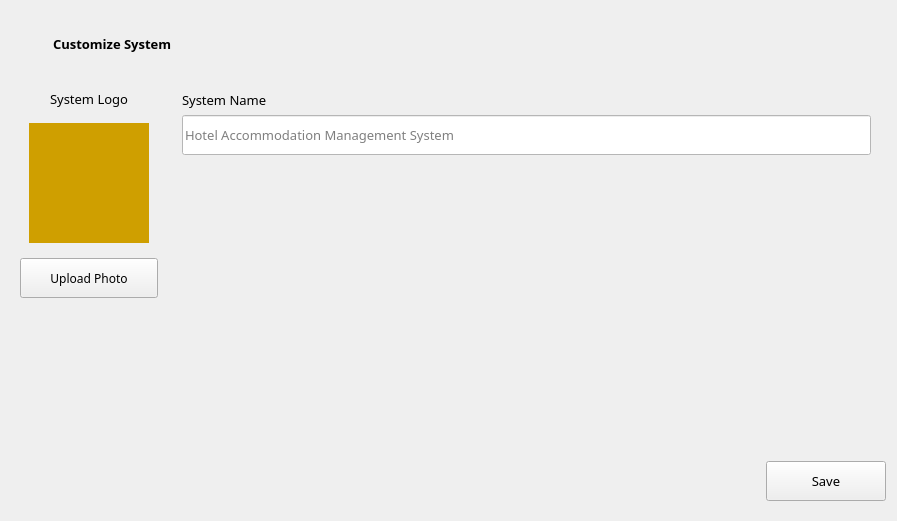
                <widget class="QWidget" name="tab_2">
                 <attribute name="title">
                  <string>System</string>
                 </attribute>
                 <layout class="QGridLayout" name="gridLayout_20">
                  <item row="2" column="0">
                   <widget class="QWidget" name="widget_40" native="true">
                    <layout class="QVBoxLayout" name="verticalLayout_34">
                     <property name="spacing">
                      <number>0</number>
                     </property>
                     <property name="leftMargin">
                      <number>0</number>
                     </property>
                     <property name="topMargin">
                      <number>0</number>
                     </property>
                     <property name="rightMargin">
                      <number>0</number>
                     </property>
                     <property name="bottomMargin">
                      <number>0</number>
                     </property>
                     <item>
                      <widget class="QWidget" name="widget_32" native="true">
                       <layout class="QHBoxLayout" name="horizontalLayout_25">
                        <item>
                         <widget class="QWidget" name="widget_34" native="true">
                          <layout class="QVBoxLayout" name="verticalLayout_33">
                           <property name="leftMargin">
                            <number>0</number>
                           </property>
                           <item alignment="Qt::AlignHCenter">
                            <widget class="QLabel" name="label_50">
                             <property name="font">
                              <font>
                               <family>Century Gothic</family>
                               <pointsize>10</pointsize>
                              </font>
                             </property>
                             <property name="text">
                              <string>System Logo</string>
                             </property>
                            </widget>
                           </item>
                           <item>
                            <widget class="QWidget" name="widget_33" native="true">
                             <layout class="QGridLayout" name="gridLayout_22">
                              <item row="0" column="0">
                               <widget class="QLabel" name="label_27">
                                <property name="minimumSize">
                                 <size>
                                  <width>120</width>
                                  <height>120</height>
                                 </size>
                                </property>
                                <property name="styleSheet">
                                 <string notr="true">background-color: rgb(207, 159, 0);</string>
                                </property>
                                <property name="text">
                                 <string/>
                                </property>
                               </widget>
                              </item>
                             </layout>
                            </widget>
                           </item>
                           <item>
                            <widget class="QPushButton" name="pushButton_12">
                             <property name="minimumSize">
                              <size>
                               <width>120</width>
                               <height>40</height>
                              </size>
                             </property>
                             <property name="font">
                              <font>
                               <family>Century Gothic</family>
                              </font>
                             </property>
                             <property name="text">
                              <string>Upload Photo</string>
                             </property>
                            </widget>
                           </item>
                          </layout>
                         </widget>
                        </item>
                        <item>
                         <widget class="QWidget" name="widget_41" native="true">
                          <layout class="QGridLayout" name="gridLayout_43">
                           <property name="topMargin">
                            <number>10</number>
                           </property>
                           <property name="rightMargin">
                            <number>0</number>
                           </property>
                           <item row="0" column="0">
                            <widget class="QLabel" name="label_51">
                             <property name="font">
                              <font>
                               <family>Century Gothic</family>
                               <pointsize>10</pointsize>
                               <weight>50</weight>
                               <bold>false</bold>
                              </font>
                             </property>
                             <property name="text">
                              <string>System Name</string>
                             </property>
                            </widget>
                           </item>
                           <item row="2" column="0" colspan="2">
                            <spacer name="horizontalSpacer_26">
                             <property name="orientation">
                              <enum>Qt::Horizontal</enum>
                             </property>
                             <property name="sizeHint" stdset="0">
                              <size>
                               <width>695</width>
                               <height>20</height>
                              </size>
                             </property>
                            </spacer>
                           </item>
                           <item row="3" column="0">
                            <spacer name="verticalSpacer_5">
                             <property name="orientation">
                              <enum>Qt::Vertical</enum>
                             </property>
                             <property name="sizeHint" stdset="0">
                              <size>
                               <width>20</width>
                               <height>40</height>
                              </size>
                             </property>
                            </spacer>
                           </item>
                           <item row="1" column="0">
                            <widget class="QLineEdit" name="lineEdit_15">
                             <property name="minimumSize">
                              <size>
                               <width>0</width>
                               <height>40</height>
                              </size>
                             </property>
                             <property name="font">
                              <font>
                               <family>Century Gothic</family>
                               <pointsize>10</pointsize>
                              </font>
                             </property>
                             <property name="styleSheet">
                              <string notr="true">background-color: rgb(255, 255, 255);</string>
                             </property>
                             <property name="placeholderText">
                              <string>Hotel Accommodation Management System</string>
                             </property>
                            </widget>
                           </item>
                          </layout>
                         </widget>
                        </item>
                       </layout>
                      </widget>
                     </item>
                     <item>
                      <widget class="QWidget" name="widget_46" native="true">
                       <layout class="QGridLayout" name="gridLayout_47">
                        <property name="leftMargin">
                         <number>0</number>
                        </property>
                        <property name="rightMargin">
                         <number>0</number>
                        </property>
                        <item row="1" column="0">
                         <spacer name="horizontalSpacer_27">
                          <property name="orientation">
                           <enum>Qt::Horizontal</enum>
                          </property>
                          <property name="sizeHint" stdset="0">
                           <size>
                            <width>40</width>
                            <height>20</height>
                           </size>
                          </property>
                         </spacer>
                        </item>
                        <item row="0" column="1">
                         <spacer name="verticalSpacer_4">
                          <property name="orientation">
                           <enum>Qt::Vertical</enum>
                          </property>
                          <property name="sizeHint" stdset="0">
                           <size>
                            <width>20</width>
                            <height>136</height>
                           </size>
                          </property>
                         </spacer>
                        </item>
                        <item row="1" column="1">
                         <widget class="QPushButton" name="pushButton_13">
                          <property name="minimumSize">
                           <size>
                            <width>120</width>
                            <height>40</height>
                           </size>
                          </property>
                          <property name="font">
                           <font>
                            <family>Century Gothic</family>
                            <pointsize>10</pointsize>
                           </font>
                          </property>
                          <property name="text">
                           <string>Save</string>
                          </property>
                         </widget>
                        </item>
                       </layout>
                      </widget>
                     </item>
                    </layout>
                   </widget>
                  </item>
                  <item row="0" column="0">
                   <spacer name="verticalSpacer_8">
                    <property name="orientation">
                     <enum>Qt::Vertical</enum>
                    </property>
                    <property name="sizeType">
                     <enum>QSizePolicy::Fixed</enum>
                    </property>
                    <property name="sizeHint" stdset="0">
                     <size>
                      <width>20</width>
                      <height>10</height>
                     </size>
                    </property>
                   </spacer>
                  </item>
                  <item row="1" column="0">
                   <widget class="QWidget" name="widget_65" native="true">
                    <layout class="QHBoxLayout" name="horizontalLayout_26">
                     <item>
                      <widget class="QLabel" name="label_53">
                       <property name="minimumSize">
                        <size>
                         <width>27</width>
                         <height>27</height>
                        </size>
                       </property>
                       <property name="maximumSize">
                        <size>
                         <width>27</width>
                         <height>27</height>
                        </size>
                       </property>
                       <property name="text">
                        <string/>
                       </property>
                       <property name="pixmap">
                        <pixmap>edit.svg</pixmap>
                       </property>
                       <property name="scaledContents">
                        <bool>true</bool>
                       </property>
                      </widget>
                     </item>
                     <item>
                      <widget class="QLabel" name="label_52">
                       <property name="font">
                        <font>
                         <family>Century Gothic</family>
                         <pointsize>10</pointsize>
                         <weight>75</weight>
                         <bold>true</bold>
                        </font>
                       </property>
                       <property name="text">
                        <string>Customize System</string>
                       </property>
                      </widget>
                     </item>
                    </layout>
                   </widget>
                  </item>
                 </layout>
                </widget>
